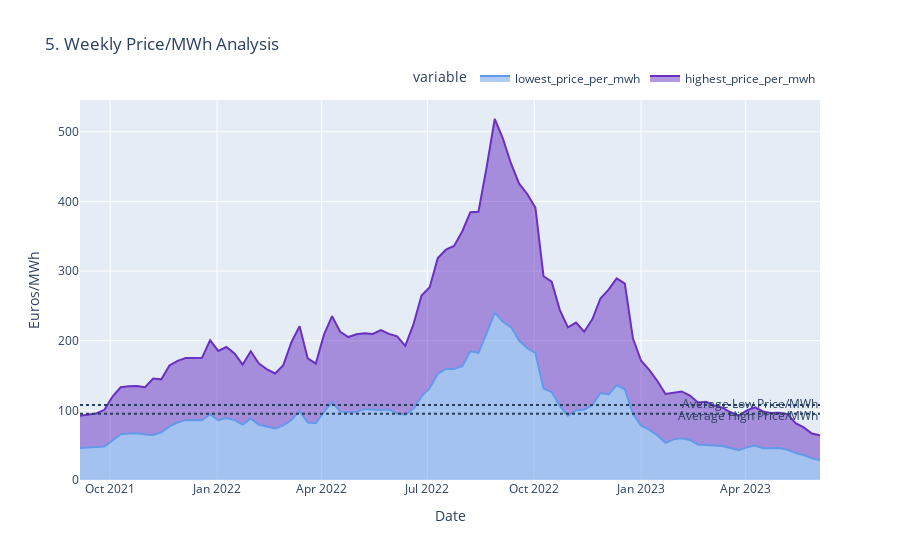

The notebook cell saved with this chart:
### Code cell
fig = px.area(weekly, x=weekly.index, y=["lowest_price_per_mwh","highest_price_per_mwh"],
              title='5. Weekly Price/MWh Analysis',
              color_discrete_map={"lowest_price_per_mwh": "#6499E9",
                                  "highest_price_per_mwh": "#6930C3"})
fig.add_hline(y=meanGasLow, line_dash="dot",
              annotation_text="Average Low Price/MWh", annotation_position="top right")
fig.add_hline(y=meanGasHigh, line_dash="dot",
              annotation_text="Average High Price/MWh", annotation_position="bottom right")
fig.update_layout(xaxis_title="Date", yaxis_title="Euros/MWh",
                  legend=dict(orientation="h", yanchor="bottom", y=1.02, xanchor="right", x=1))
fig.show()
